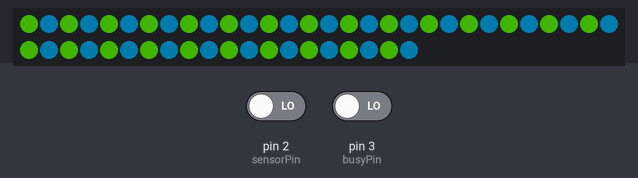
Simulated run of this sketch. Board: Arduino Uno, built with avr-gcc and run on an emulated ATmega328P. Parts: 50 RGB LEDs in strip order, left to right, continuing on the next row. The inputs (shaded band) are chosen by the test bench; at power-on: pin 2 (sensorPin) LOW, pin 3 (busyPin) LOW. Dim RGB values are drawn brighter than linear; colours are those a GRB WS2812 strip shows for the declared byte order; the audio player accepts every command and is not drawn.

Above: at 3.7 s.
3.8 s: pin 2 (sensorPin) driven HIGH and pin 3 (busyPin) driven HIGH
At 8.5 s:
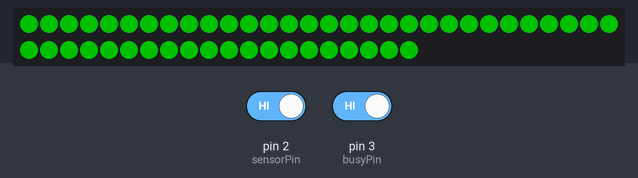
At 46.1 s:
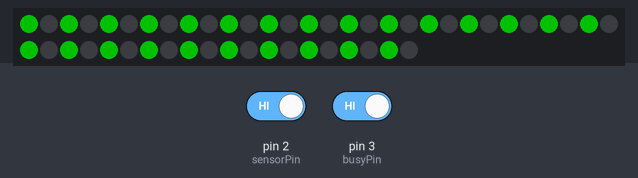
Timing chart, 0 to 47.6 s (numbered marks = the images above; inputs shaded):
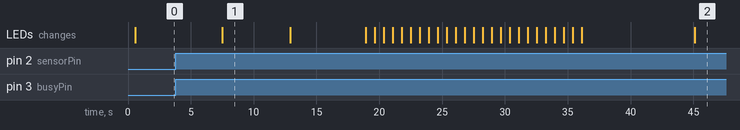

Measured:
- after the input at 3.8 s, the LEDs: change after 3.7 s (image 1)

The sketch:

strangerLights.ino
```cpp
/*
 Name:    MotionStrangerLights.ino
 Created: 8/23/2020 8:46:35 AM
 Author:  phillip clontz
*/

// the setup function runs once when you press reset or power the board
#include <SoftwareSerial.h>
#include <DFRobotDFPlayerMini.h>
#include <FastLED.h>
#include <Arduino.h>

#include "LedService.h"

int sensorPin = 2; //The pin the sensor is connected to
int busyPin = 3; //The pin the busy signal is set to
int sensorValue = 0; //The read from the sensor
int busyValue = 0; //The read from the busy pin
int currentSong = 1;
int songCount = 10;
int coolDown = 2; //How many seconds the device will wait before look for motion
LedService ledService; //Service to handle the lightshow
SoftwareSerial mySoftwareSerial(10, 11); // RX, TX
DFRobotDFPlayerMini myDFPlayer; //Handles playing mp3s

void setup() {
    //Set the sensor pin to input
    pinMode(sensorPin, INPUT);
    pinMode(busyPin, INPUT);
    digitalWrite(busyPin, LOW);
    mySoftwareSerial.begin(9600);
    myDFPlayer.begin(mySoftwareSerial);
    myDFPlayer.volume(30);
    myDFPlayer.disableLoop();
    myDFPlayer.playMp3Folder(currentSong);
    ledService.Begin();
    delay(coolDown * 1000);
}

// the loop function runs over and over again until power down or reset
void loop() {
    sensorValue = digitalRead(sensorPin);
    if (sensorValue == HIGH) {
        myDFPlayer.playFolder(1, 1);
        ledService.PerformLightShow();
        //Allow time before the vibration can be triggered again
        playNextSong();
        delay(coolDown * 1000);
    }
    else{
      checkSongState(myDFPlayer.readType());
    }
}

void checkSongState(uint8_t type){
  busyValue = digitalRead(busyPin);
  if(busyValue == HIGH)
  {
    playNextSong();
    delay(50);
  }
}

void playNextSong(){
      if(currentSong > songCount){
        currentSong = 1;
      }else{
        currentSong++;
      }
      myDFPlayer.playMp3Folder(currentSong);
}
```

LedService.h
```cpp
// Led.h

#include <FastLED.h>

#define NUM_LEDS 50

class LedService
{
 protected:
     CRGB Leds[NUM_LEDS];
     int LedCount;

 public:
     LedService()
     {
         LedCount = NUM_LEDS;
         LEDS.addLeds<WS2812, 7, RGB>(Leds, NUM_LEDS);
         LEDS.setBrightness(84);
     };

     void Begin()
     {
         ShowEveryOtherColor(CHSV(25, 255, 255), CHSV(200, 255, 255), 0.001);
     };

     void ShowEveryNthColor(CHSV color, int n, double duration) {
         for (int i = 0; i < LedCount; i++) {
             if (i % n == 0) {
                 Leds[i] = color;
             }
             else {
                 Leds[i] = CRGB(0, 0, 0);
             }
         }
         FastLED.show();
         delay(round(duration * 1000));
     };

     void Fadeall() {
         for (int i = 0; i < NUM_LEDS; i++) {
             Leds[i].nscale8(250);
         }
     }

     void ShowSolidColor(CHSV color, double duration) {
         for (int i = 0; i < NUM_LEDS; i++) {
             Leds[i] = color;
         }
         FastLED.show();
         delay(round(duration * 1000));
     }

     void ShowEveryOtherColor(CHSV color1, CHSV color2, double duration) {
         for (int i = 0; i < NUM_LEDS; i++) {
             if (i % 2 == 0) {
                 Leds[i] = color1;
             }
             else {
                 Leds[i] = color2;
             }
         }
         FastLED.show();
         delay(round(duration * 1000));
     }

     void PerformLightShow()
     {
         delay(3.6 * 1000);
         //1 second
         ShowSolidColor(CHSV(0, 255, 255), 5.4);
         //8 seconds
         ShowSolidColor(CHSV(25, 255, 255), 6);
         //14 seconds
         //duration 16
         for (int i = 0; i < 12; i++) {
             ShowEveryOtherColor(CHSV(25, 255, 255), CHSV(200, 255, 255), 2 * 0.3571);
             ShowEveryOtherColor(CHSV(200, 255, 255), CHSV(25, 255, 255), 2 * 0.3571);
         }
         //30 seconds
         ShowSolidColor(CHSV(25, 255, 255), 9);
         //40 seconds
         ShowEveryOtherColor(CHSV(0, 255, 255), CHSV(0, 0, 0), 6);
         //46 seconds
         ShowEveryNthColor(CHSV(0, 255, 255), 3, 3);
         //50 secondss
         ShowEveryOtherColor(CHSV(25, 255, 255), CHSV(200, 255, 255), 0.001);
     }
};
```
